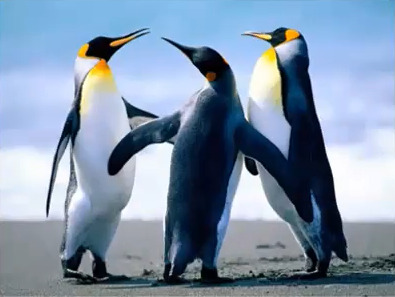
#> input picture datasets/penguin.jpg, 395 x 297 px
$ python '035 Tugas.py'
#> lines starting #> are read from the running program, lines starting #| are printed output that depends on the picture; after the words box and inside, x2 and y2 are one past the last pixel; in counts of white or black regions, pixels touching at a corner belong together
import cv2
import matplotlib.pyplot as plt
import matplotlib.image as mpimg
from urllib3.connectionpool import xrange

img1 = mpimg.imread("../datasets/penguin.jpg", 0)
#> img1 is the input picture: shape (297, 395, 3); mean R, G, B 128, 147.3, 169.6
img1_grey = cv2.cvtColor(img1, cv2.COLOR_BGR2GRAY)
img2 = mpimg.imread("../datasets/batu.jpg", 0)
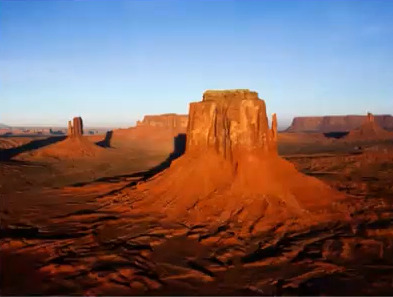
#> input picture datasets/batu.jpg, 393 x 297 px
#> img2 is the input picture: shape (297, 393, 3); mean R, G, B 123.1, 101.7, 101.9
img2_grey = cv2.cvtColor(img2, cv2.COLOR_BGR2GRAY)
img3 = mpimg.imread("../datasets/tulip.jpg", 0)
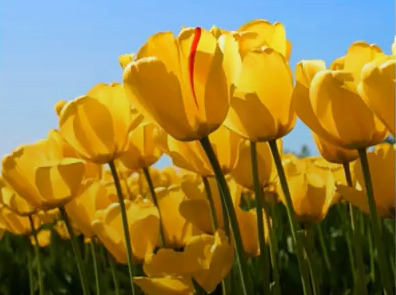
#> input picture datasets/tulip.jpg, 396 x 295 px
#> img3 is the input picture: shape (295, 396, 3); mean R, G, B 145.3, 125.7, 63.2
img3_grey = cv2.cvtColor(img3, cv2.COLOR_BGR2GRAY)
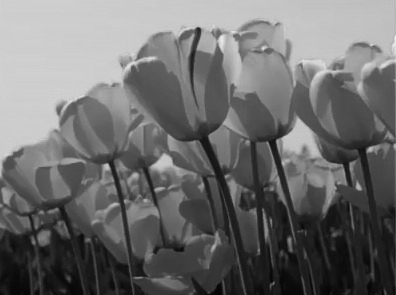
#> img3_grey: shape (295, 396); min 3, max 243, mean 109.2
img4 = mpimg.imread("../datasets/koala.jpg", 0)
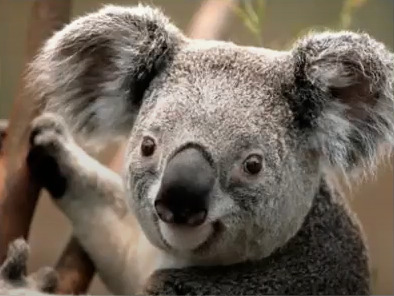
#> input picture datasets/koala.jpg, 394 x 296 px
#> img4 is the input picture: shape (296, 394, 3); mean R, G, B 112.6, 101.6, 89.6
img4_grey = cv2.cvtColor(img4, cv2.COLOR_BGR2GRAY)


def biner_v127(img_src):
    b = cv2.threshold(img_src, 127, 255, cv2.THRESH_BINARY)
    return b


def mean(img_src):
    m = cv2.adaptiveThreshold(img_src, 255, cv2.ADAPTIVE_THRESH_MEAN_C, cv2.THRESH_BINARY, 3, 5)
    return m


def gauss(img_src):
    g = cv2.adaptiveThreshold(img_src, 255, cv2.ADAPTIVE_THRESH_GAUSSIAN_C, cv2.THRESH_BINARY, 3, 5)
    return g


# penguin
ret, thresh1_1 = biner_v127(img1_grey)
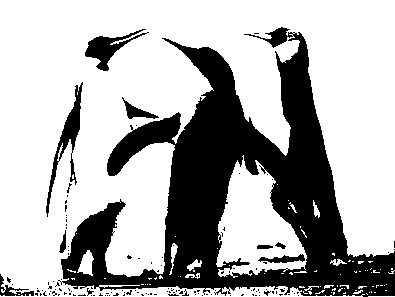
#> thresh1_1: shape (297, 395); 69.2% white; 133 black regions (123 under 20 px), largest, box (x1, y1, x2, y2) and area: (58, 27, 395, 297) 32915, (46, 82, 83, 217) 1022, (85, 29, 149, 71) 854
#> ret = 127
thresh2_1 = mean(img1_grey)
#> in mean, `m = cv2.adaptiveThreshold(img_src, 255, cv2.ADAPTIVE_THRESH_MEAN_C, cv..`: m: shape (297, 395); 91.7% white; black in thin lines or dots
thresh3_1 = gauss(img1_grey)
#> in gauss, `g = cv2.adaptiveThreshold(img_src, 255, cv2.ADAPTIVE_THRESH_GAUSSIAN_C..`: g: shape (297, 395); 93.2% white; black in thin lines or dots

# batu
ret, thresh1_2 = biner_v127(img2_grey)
#> thresh1_2: shape (297, 393); 39.6% white; 25 white regions (20 under 20 px), largest, box (x1, y1, x2, y2) and area: (0, 0, 393, 134) 45972, (210, 103, 215, 116) 31, (245, 100, 253, 107) 28, (244, 116, 247, 130) 26, (182, 118, 188, 127) 25
thresh2_2 = mean(img2_grey)
#> in mean (call 2), `m = cv2.adaptiveThreshold(img_src, 255, cv2.ADAPTIVE_THRESH_MEAN_C, cv..`: m: shape (297, 393); 93.5% white; black in thin lines or dots, all inside (x1, y1, x2, y2) = (0, 88, 393, 296)
thresh3_2 = gauss(img2_grey)

# tulip
ret, thresh1_3 = biner_v127(img3_grey)
#> thresh1_3: shape (295, 396); 35.9% white; 96 white regions (67 under 20 px), largest, box (x1, y1, x2, y2) and area: (0, 0, 396, 182) 37255, (276, 115, 340, 200) 1552, (307, 165, 346, 207) 551
thresh2_3 = mean(img3_grey)
#> in mean (call 3), `m = cv2.adaptiveThreshold(img_src, 255, cv2.ADAPTIVE_THRESH_MEAN_C, cv..`: m: shape (295, 396); 93% white; black in thin lines or dots
thresh3_3 = gauss(img3_grey)
#> in gauss (call 3), `g = cv2.adaptiveThreshold(img_src, 255, cv2.ADAPTIVE_THRESH_GAUSSIAN_C..`: g: shape (295, 396); 95.2% white; black in thin lines or dots


# koala
ret, thresh1_4 = biner_v127(img4_grey)
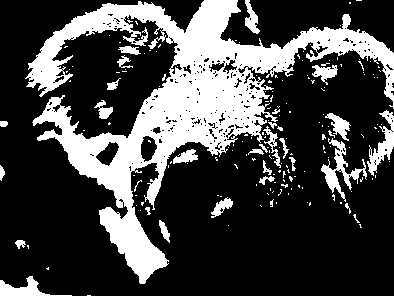
#> thresh1_4: shape (296, 394); 27.2% white; 181 white regions (153 under 20 px), largest, box (x1, y1, x2, y2) and area: (25, 0, 394, 284) 26455, (321, 138, 367, 202) 810, (367, 110, 394, 176) 671
thresh2_4 = mean(img4_grey)
#> in mean (call 4), `m = cv2.adaptiveThreshold(img_src, 255, cv2.ADAPTIVE_THRESH_MEAN_C, cv..`: m: shape (296, 394); 85.8% white; black in thin lines or dots
thresh3_4 = gauss(img4_grey)
#> in gauss (call 4), `g = cv2.adaptiveThreshold(img_src, 255, cv2.ADAPTIVE_THRESH_GAUSSIAN_C..`:
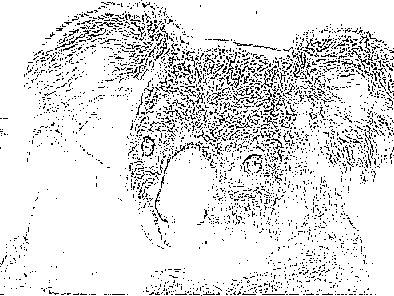
#> g: shape (296, 394); 88.9% white; black in thin lines or dots

titles = [
    'Penguin Image', 'Penguin V = 127', 'Penguin Mean', 'Penguin Gaussian',
    'Batu Image', 'Batu V = 127', 'Batu Mean', 'Batu Gaussian',
    'Tulip Image', 'Tulip V = 127', 'Tulip Mean', 'Tulip Gaussian',
    'Koala Image', 'Koala V = 127', 'Koala Mean', 'Koala Gaussian'
]

images = [
    img1, thresh1_1, thresh2_1, thresh3_1,
    img2, thresh1_2, thresh2_2, thresh3_2,
    img3, thresh1_3, thresh2_3, thresh3_3,
    img4, thresh1_4, thresh2_4, thresh3_4
]

#> (the run stopped early here; a loop or call above may not have finished)
